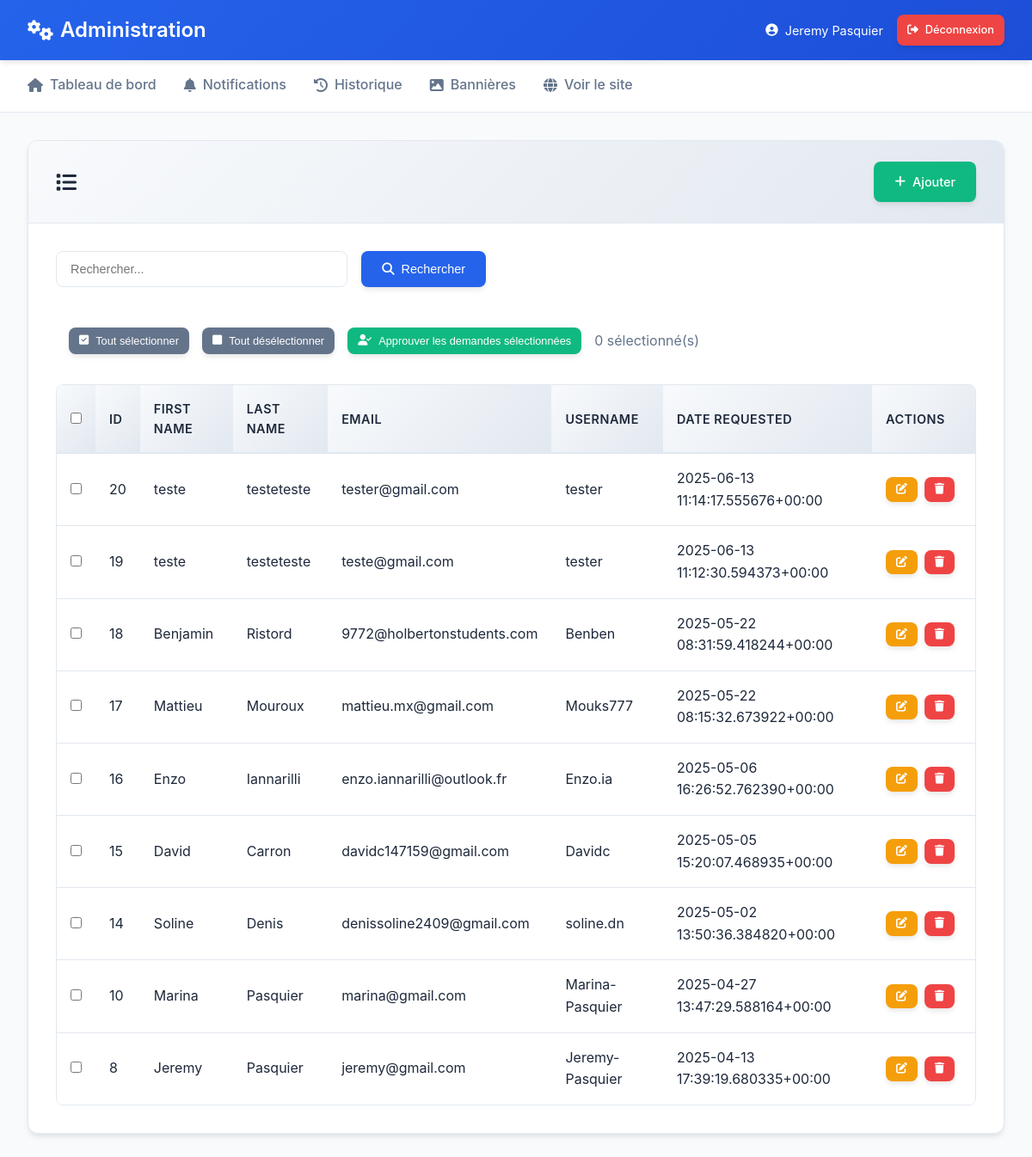
The app's page /custom-admin/accounts/SignupRequest/ (signed in) with its own data.
### accounts/models.py (models this page shows)
class SignupRequest(models.Model):
    first_name = models.CharField(max_length=100)
    last_name = models.CharField(max_length=100)
    email = models.EmailField()
    username = models.CharField(max_length=150)
    password = models.CharField(max_length=128, blank=True)  # For storing hashed password
    date_requested = models.DateTimeField(auto_now_add=True)
    is_approved = models.BooleanField(default=False)
    is_rejected = models.BooleanField(default=False)
    def __str__(self):
        return f"{self.first_name} {self.last_name} - {self.date_requested.strftime('%d-%m-%Y')}"

### admin_custom/views.py (the view, shortened to what this page needs)
# urls.py: path('<str:app_name>/<str:model_name>/', views.model_list, name='admin_model_list'),
@user_passes_test(is_admin)
def model_list(request, app_name, model_name):
    try:
        if app_name == 'auth' and model_name == 'User':
            model = User
        else:
            model = apps.get_model(app_name, model_name)
    except Exception as e:
        messages.error(request, f"Model {model_name} introuvable ({e})")
        return redirect('admin_dashboard')
    from accounts.models import SignupRequest
    if request.method == 'POST' and model == SignupRequest:
        action = request.POST.get('action')
        if action == 'bulk_approve':
            return bulk_approve_signup_requests(request)
    search_query = request.GET.get('q', '')
    objects = model.objects.all()
    print(f"DEBUG: Total {model_name} objects before filtering: {objects.count()}")
    try:
        objects = objects.order_by('-pk')
    except Exception as e:
        print(f"DEBUG: Error ordering by pk: {e}")
        objects = objects.order_by('-id')
    print(f"DEBUG: Objects after ordering: {objects.count()}")
    print(f"DEBUG: First few objects: {list(objects[:3])}")
    paginator = Paginator(objects, 50)
    page_number = request.GET.get('page')
    page_obj = paginator.get_page(page_number)
    print(f"DEBUG: Page object count: {len(page_obj.object_list)}")
    print(f"DEBUG: Page object list: {list(page_obj.object_list)}")
    display_fields = []
    fields_with_meta = []
    for f in model._meta.fields:
        if (hasattr(f, 'get_internal_type') and
            f.get_internal_type() not in ['TextField', 'BinaryField', 'FileField', 'ImageField'] and
            not isinstance(f, (ForeignKey, OneToOneField, ManyToManyField)) and
            f.name not in ['password', 'user_permissions', 'groups']):
            display_fields.append(f.name)
            fields_with_meta.append(f)
    display_fields = display_fields[:6]
    fields_with_meta = fields_with_meta[:6]
    print(f"DEBUG: Display fields: {display_fields}")
    objects_with_values = []
    for obj in page_obj.object_list:
        field_values = []
        for field_name in display_fields:
            try:
                value = getattr(obj, field_name)
                if value is None:
                    value = '-'
                elif hasattr(value, '__str__'):
                    value = str(value)[:50]  # Truncate long values
                field_values.append(value)
            except Exception as e:
                field_values.append('-')
        objects_with_values.append({
            'object': obj,
            'field_values': field_values
        })
    total_count = model.objects.count()
    context = {
        'model': model,
        'model_name': model_name,
        'app_name': app_name,
        'objects': page_obj,  # Keep for pagination
        'objects_with_values': objects_with_values,  # Add this for template
        'fields': fields_with_meta,  # Add this for template headers
        'display_fields': display_fields,  # Keep for backward compatibility
        'search_query': search_query,
        'title': f"Liste des {model._meta.verbose_name_plural}",
        'total_count': total_count,
        'filtered_count': objects.count(),
    }
    print(f"DEBUG: Context total_count: {context['total_count']}")
    print(f"DEBUG: Context filtered_count: {context['filtered_count']}")
    print(f"DEBUG: Objects with values count: {len(objects_with_values)}")
    return render(request, 'admin_custom/model_list.html', context)

### admin_custom/views.py (called while the page is built)
def is_admin(user):
    return user.is_authenticated and (user.is_staff or user.is_superuser)

### core/context_processors.py (called while the page is built)
def club_info(request):
    try:
        info = ClubInfo.objects.first()
    except:
        info = None
    return {'global_club_info': info}

### templates/admin_custom/model_list.html (shortened to what this page needs)
{% extends 'admin_custom/base.html' %}
{% block content %}
<div class="admin-card">
    <div class="admin-card-header">
        <h2>
            <i class="fas fa-list"></i>
        </h2>
        <a href="{% url 'admin_model_add' app_name=app_name model_name=model_name %}" class="btn btn-success">
            <i class="fas fa-plus"></i>
            Ajouter
        </a>
    </div>
    <div class="admin-card-body">
        <div class="search-box">
            <form method="get" class="search-form">
                <input type="text" name="search" class="search-input" placeholder="Rechercher..." value="{{ search_query }}">
                <button type="submit" class="btn btn-primary">
                    <i class="fas fa-search"></i>
                    Rechercher
                </button>
            </form>
        </div>
        {% if model_name == 'SignupRequest' %}
        <div class="bulk-actions" style="margin: 20px 0; padding: 15px; background-color: rgba(255, 255, 255, 0.05); border-radius: 8px;">
            <form method="post" id="bulk-form">
                <div style="display: flex; align-items: center; gap: 15px;">
                    <button type="button" onclick="selectAll()" class="btn btn-secondary btn-sm">
                        <i class="fas fa-check-square"></i>
                        Tout sélectionner
                    </button>
                    <button type="button" onclick="selectNone()" class="btn btn-secondary btn-sm">
                        <i class="fas fa-square"></i>
                        Tout désélectionner
                    </button>
                    <button type="submit" onclick="return confirm('Êtes-vous sûr de vouloir approuver les demandes sélectionnées ?')" class="btn btn-success btn-sm">
                        <i class="fas fa-user-check"></i>
                        Approuver les demandes sélectionnées
                    </button>
                    <span id="selected-count" style="color: var(--text-secondary);">0 sélectionné(s)</span>
                </div>
            </form>
        </div>
        {% endif %}
        <div class="table-container">
            <table class="table">
                <thead>
                    <tr>
                        {% if model_name == 'SignupRequest' %}
                            <th style="width: 40px;">
                                <input type="checkbox" id="select-all-checkbox" onchange="toggleSelectAll()">
                            </th>
                        {% endif %}
                        {% for field in fields %}
                            <th>{{ field.verbose_name }}</th>
                        {% endfor %}
                        <th style="width: 120px;">Actions</th>
                    </tr>
                </thead>
                <tbody>
                    {% for obj_data in objects_with_values %}
                        <tr>
                            {% if model_name == 'SignupRequest' %}
                                <td>
                                    <input type="checkbox" name="selected_items" value="{{ obj_data.object.pk }}"
                                           form="bulk-form" class="item-checkbox" onchange="updateSelectedCount()">
                                </td>
                            {% endif %}
                            {% for field_value in obj_data.field_values %}
                                <td>{{ field_value }}</td>
                            {% endfor %}
                            <td>
                                <div class="action-buttons">
                                    <a href="{% url 'admin_model_edit' app_name=app_name model_name=model_name pk=obj_data.object.pk %}"
                                       class="btn btn-warning btn-sm"
                                       title="Modifier">
                                        <i class="fas fa-edit"></i>
                                    </a>
                                    <button onclick="confirmDelete('{% url 'admin_model_delete' app_name=app_name model_name=model_name pk=obj_data.object.pk %}', '{{ obj_data.object }}')"
                                            class="btn btn-danger btn-sm"
                                            title="Supprimer">
                                        <i class="fas fa-trash"></i>
                                    </button>
                                </div>
                            </td>
                        </tr>
                    {% endfor %}
                </tbody>
            </table>
        </div>
    </div>
</div>
{% endblock %}

### templates/admin_custom/base.html (shortened to what this page needs)
<!DOCTYPE html>
<html lang="fr">
<head>
    <link href="https://cdnjs.cloudflare.com/ajax/libs/font-awesome/6.4.0/css/all.min.css" rel="stylesheet">
</head>
<body>
    <header class="admin-header">
        <div class="header-container">
            <h1 class="header-title">
                <i class="fas fa-cogs"></i>
                Administration
            </h1>
            <div class="header-user">
                <div class="user-info">
                    <i class="fas fa-user-circle"></i>
                    <span>{{ user.get_full_name|default:user.username }}</span>
                </div>
                <a href="{% url 'logout' %}" class="btn btn-danger btn-sm">
                    <i class="fas fa-sign-out-alt"></i>
                    Déconnexion
                </a>
            </div>
        </div>
    </header>
    <nav class="admin-nav">
        <div class="nav-container">
            <a href="{% url 'admin_dashboard' %}" class="nav-link">
                <i class="fas fa-home"></i>
                Tableau de bord
            </a>
            <a href="{% url 'admin_notifications' %}" class="nav-link">
                <i class="fas fa-bell"></i>
                Notifications
            </a>
            <a href="{% url 'change_history' %}" class="nav-link">
                <i class="fas fa-history"></i>
                Historique
            </a>
            <a href="{% url 'banner_requests' %}" class="nav-link">
                <i class="fas fa-image"></i>
                Bannières
            </a>
            <a href="/" class="nav-link" target="_blank">
                <i class="fas fa-globe"></i>
                Voir le site
            </a>
        </div>
    </nav>
    <div class="admin-container">
        {% block content %}{% endblock %}
    </div>
</body>
</html>

### templates/admin_custom/base.html (style rules this page uses)
:root { --primary-color: #2563eb; --primary-dark: #1d4ed8; --secondary-color: #64748b; --success-color: #10b981; --warning-color: #f59e0b; --danger-color: #ef4444; --dark-bg: #0f172a; --dark-card: #1e293b; --light-bg: #f8fafc; --border-color: #e2e8f0; --text-primary: #1e293b; --text-secondary: #64748b; --shadow: 0 4px 6px -1px rgba(0, 0, 0, 0.1); --shadow-lg: 0 10px 15px -3px rgba(0, 0, 0, 0.1); }
* { margin: 0; padding: 0; box-sizing: border-box; }
body { font-family: -apple-system, BlinkMacSystemFont, 'Segoe UI', Roboto, 'Helvetica Neue', Arial, sans-serif; background: var(--light-bg); color: var(--text-primary); line-height: 1.6; }
.admin-header { background: linear-gradient(135deg, var(--primary-color), var(--primary-dark)); color: white; padding: 1rem 0; box-shadow: var(--shadow); position: sticky; top: 0; z-index: 100; }
.header-container { max-width: 1400px; margin: 0 auto; padding: 0 2rem; display: flex; justify-content: space-between; align-items: center; }
.header-title { font-size: 1.5rem; font-weight: 600; display: flex; align-items: center; gap: 0.5rem; }
.header-user { display: flex; align-items: center; gap: 1rem; }
.user-info { display: flex; align-items: center; gap: 0.5rem; font-size: 0.9rem; }
.admin-nav { background: white; border-bottom: 1px solid var(--border-color); padding: 0; }
.nav-container { max-width: 1400px; margin: 0 auto; padding: 0 2rem; display: flex; gap: 2rem; }
.nav-link { color: var(--text-secondary); text-decoration: none; padding: 1rem 0; display: flex; align-items: center; gap: 0.5rem; font-weight: 500; border-bottom: 2px solid transparent; transition: all 0.2s ease; }
.admin-container { max-width: 1400px; margin: 2rem auto; padding: 0 2rem; min-height: calc(100vh - 200px); }
.admin-card { background: white; border-radius: 12px; box-shadow: var(--shadow); margin-bottom: 2rem; overflow: hidden; border: 1px solid var(--border-color); }
.admin-card-header { padding: 1.5rem 2rem; border-bottom: 1px solid var(--border-color); display: flex; justify-content: space-between; align-items: center; background: linear-gradient(135deg, #f8fafc, #e2e8f0); }
.admin-card-header h1, .admin-card-header h2 { font-size: 1.5rem; font-weight: 600; color: var(--text-primary); display: flex; align-items: center; gap: 0.75rem; }
.admin-card-body { padding: 2rem; }
.btn { display: inline-flex; align-items: center; gap: 0.5rem; padding: 0.75rem 1.5rem; border: none; border-radius: 8px; font-weight: 500; text-decoration: none; cursor: pointer; transition: all 0.2s ease; font-size: 0.9rem; box-shadow: var(--shadow); }
.btn-primary { background: var(--primary-color); color: white; }
.btn-success { background: var(--success-color); color: white; }
.btn-warning { background: var(--warning-color); color: white; }
.btn-danger { background: var(--danger-color); color: white; }
.btn-secondary { background: var(--secondary-color); color: white; }
.btn-sm { padding: 0.5rem 0.75rem; font-size: 0.8rem; }
.search-box { margin-bottom: 2rem; }
.search-form { display: flex; gap: 1rem; max-width: 500px; }
.search-input { flex: 1; padding: 0.75rem 1rem; border: 1px solid var(--border-color); border-radius: 8px; font-size: 0.9rem; transition: all 0.2s ease; }
.table-container { overflow-x: auto; border-radius: 8px; border: 1px solid var(--border-color); }
.table { width: 100%; border-collapse: collapse; background: white; }
.table th { background: linear-gradient(135deg, #f8fafc, #e2e8f0); color: var(--text-primary); font-weight: 600; padding: 1rem; text-align: left; border-bottom: 2px solid var(--border-color); font-size: 0.9rem; text-transform: uppercase; letter-spacing: 0.5px; }
.table td { padding: 1rem; border-bottom: 1px solid var(--border-color); vertical-align: middle; }
.table tbody tr { transition: background-color 0.2s ease; }
.table tbody tr:last-child td { border-bottom: none; }
.action-buttons { display: flex; gap: 0.5rem; }

### records on screen
SignupRequest: field_values "20" "teste" "testeteste" "tester@gmail.com" "tester" "2025-06-13 11:14:17.555676+00:00"
SignupRequest: field_values "19" "teste" "testeteste" "teste@gmail.com" "tester" "2025-06-13 11:12:30.594373+00:00"
SignupRequest: field_values "18" "Benjamin" "Ristord" "9772@holbertonstudents.com" "Benben" "2025-05-22 08:31:59.418244+00:00"
SignupRequest: field_values "17" "Mattieu" "Mouroux" "mattieu.mx@gmail.com" "Mouks777" "2025-05-22 08:15:32.673922+00:00"
SignupRequest: field_values "16" "Enzo" "Iannarilli" "enzo.iannarilli@outlook.fr" "Enzo.ia" "2025-05-06 16:26:52.762390+00:00"
SignupRequest: field_values "15" "David" "Carron" "davidc147159@gmail.com" "Davidc" "2025-05-05 15:20:07.468935+00:00"
SignupRequest: field_values "14" "Soline" "Denis" "denissoline2409@gmail.com" "soline.dn" "2025-05-02 13:50:36.384820+00:00"
SignupRequest: field_values "10" "Marina" "Pasquier" "marina@gmail.com" "Marina-Pasquier" "2025-04-27 13:47:29.588164+00:00"
SignupRequest: field_values "8" "Jeremy" "Pasquier" "jeremy@gmail.com" "Jeremy-Pasquier" "2025-04-13 17:39:19.680335+00:00"

### other values on screen
{{ user.get_full_name|default:user.username }} "Jeremy Pasquier"
{{ field.verbose_name }} "ID" "FIRST NAME" "LAST NAME" "EMAIL" "USERNAME" "DATE REQUESTED"
